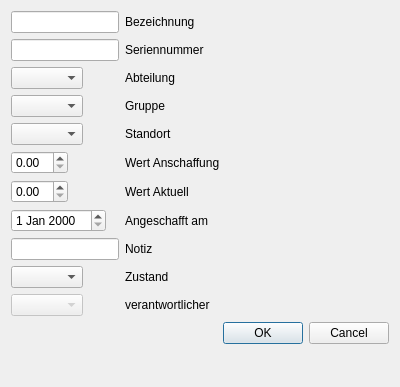
<?xml version="1.0" encoding="UTF-8"?>
<ui version="4.0">
 <class>CDIA_NEUANLAGE</class>
 <widget class="QDialog" name="CDIA_NEUANLAGE">
  <property name="geometry">
   <rect>
    <x>0</x>
    <y>0</y>
    <width>400</width>
    <height>387</height>
   </rect>
  </property>
  <property name="windowTitle">
   <string>Neuanlage</string>
  </property>
  <layout class="QFormLayout" name="formLayout">
   <item row="0" column="0">
    <widget class="QLineEdit" name="lineEdit_bez"/>
   </item>
   <item row="2" column="0">
    <widget class="QLineEdit" name="lineEdit_seriennr"/>
   </item>
   <item row="4" column="0">
    <widget class="QComboBox" name="comboBox_abt"/>
   </item>
   <item row="6" column="0">
    <widget class="QComboBox" name="comboBox_gruppe"/>
   </item>
   <item row="8" column="0">
    <widget class="QComboBox" name="comboBox_standort"/>
   </item>
   <item row="10" column="0">
    <widget class="QDoubleSpinBox" name="doubleSpinBox_ansch"/>
   </item>
   <item row="12" column="0">
    <widget class="QDoubleSpinBox" name="doubleSpinBox_wertak"/>
   </item>
   <item row="14" column="0">
    <widget class="QDateEdit" name="dateEdit_anscham"/>
   </item>
   <item row="16" column="0">
    <widget class="QLineEdit" name="lineEdit_notiz"/>
   </item>
   <item row="18" column="0">
    <widget class="QComboBox" name="comboBox_zustand"/>
   </item>
   <item row="20" column="0">
    <widget class="QComboBox" name="comboBox_verantwortlicher">
     <property name="enabled">
      <bool>false</bool>
     </property>
    </widget>
   </item>
   <item row="21" column="1">
    <widget class="QDialogButtonBox" name="buttonBox">
     <property name="orientation">
      <enum>Qt::Orientation::Horizontal</enum>
     </property>
     <property name="standardButtons">
      <set>QDialogButtonBox::StandardButton::Cancel|QDialogButtonBox::StandardButton::Ok</set>
     </property>
    </widget>
   </item>
   <item row="0" column="1">
    <widget class="QLabel" name="label_2">
     <property name="text">
      <string>Bezeichnung</string>
     </property>
    </widget>
   </item>
   <item row="2" column="1">
    <widget class="QLabel" name="label_3">
     <property name="text">
      <string>Seriennummer</string>
     </property>
    </widget>
   </item>
   <item row="4" column="1">
    <widget class="QLabel" name="label">
     <property name="text">
      <string>Abteilung</string>
     </property>
    </widget>
   </item>
   <item row="6" column="1">
    <widget class="QLabel" name="label_4">
     <property name="text">
      <string>Gruppe</string>
     </property>
    </widget>
   </item>
   <item row="8" column="1">
    <widget class="QLabel" name="label_5">
     <property name="text">
      <string>Standort</string>
     </property>
    </widget>
   </item>
   <item row="10" column="1">
    <widget class="QLabel" name="label_6">
     <property name="text">
      <string>Wert Anschaffung</string>
     </property>
    </widget>
   </item>
   <item row="12" column="1">
    <widget class="QLabel" name="label_7">
     <property name="text">
      <string>Wert Aktuell</string>
     </property>
    </widget>
   </item>
   <item row="14" column="1">
    <widget class="QLabel" name="label_8">
     <property name="text">
      <string>Angeschafft am</string>
     </property>
    </widget>
   </item>
   <item row="16" column="1">
    <widget class="QLabel" name="label_9">
     <property name="text">
      <string>Notiz</string>
     </property>
    </widget>
   </item>
   <item row="18" column="1">
    <widget class="QLabel" name="label_10">
     <property name="text">
      <string>Zustand</string>
     </property>
    </widget>
   </item>
   <item row="20" column="1">
    <widget class="QLabel" name="label_11">
     <property name="text">
      <string>verantwortlicher</string>
     </property>
    </widget>
   </item>
  </layout>
 </widget>
 <resources/>
 <connections>
  <connection>
   <sender>buttonBox</sender>
   <signal>accepted()</signal>
   <receiver>CDIA_NEUANLAGE</receiver>
   <slot>accept()</slot>
   <hints>
    <hint type="sourcelabel">
     <x>248</x>
     <y>254</y>
    </hint>
    <hint type="destinationlabel">
     <x>157</x>
     <y>274</y>
    </hint>
   </hints>
  </connection>
  <connection>
   <sender>buttonBox</sender>
   <signal>rejected()</signal>
   <receiver>CDIA_NEUANLAGE</receiver>
   <slot>reject()</slot>
   <hints>
    <hint type="sourcelabel">
     <x>316</x>
     <y>260</y>
    </hint>
    <hint type="destinationlabel">
     <x>286</x>
     <y>274</y>
    </hint>
   </hints>
  </connection>
 </connections>
</ui>
